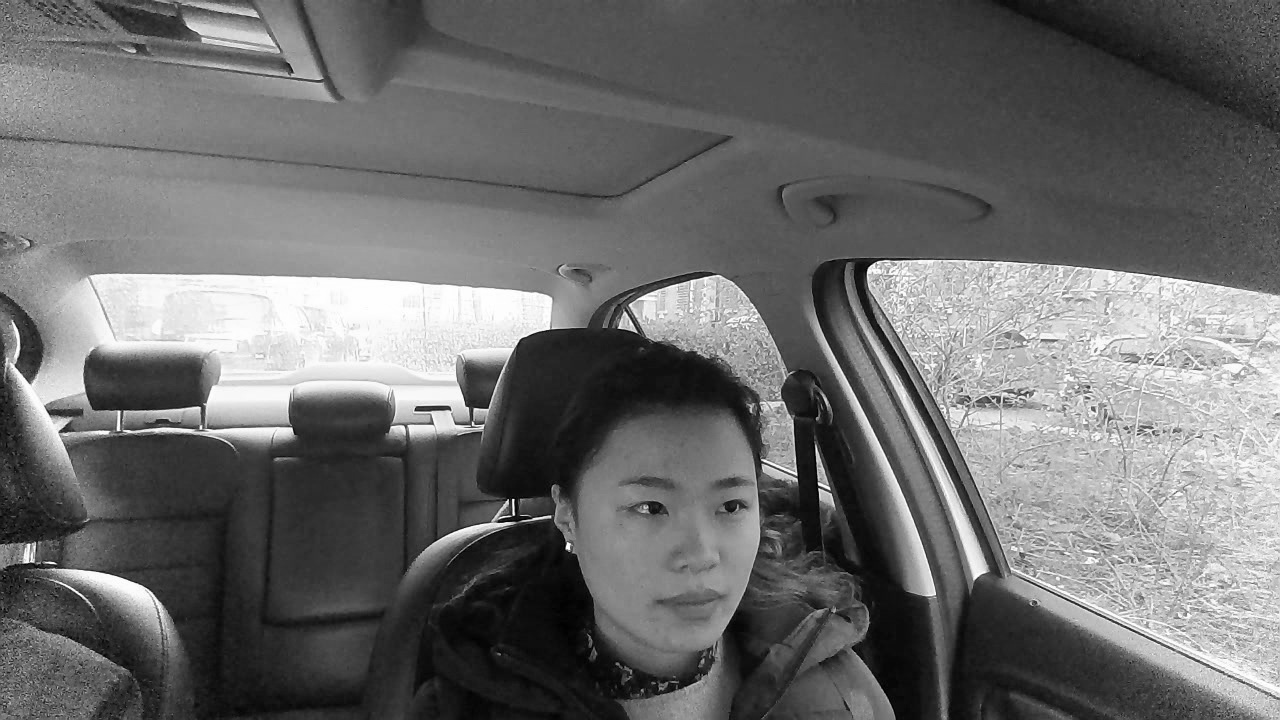
//> input picture res/src_grey.jpg, 1280 x 720 px
$ ./img_warp_affine   (built with g++ and OpenCV 4)
//> lines starting //> are read from the running program, lines starting //| are printed output that depends on the picture
### src/common/va_allocator.h
#ifndef VISION_VA_ALLOCATOR_H
#define VISION_VA_ALLOCATOR_H

namespace vision {

class VaAllocator {
public:
    static void allocate(void** data, int len);
    static void deallocate(void* ptr);
    static int align_size(int len);
    static int align_size(int len, int size);
};

} // namespace vision

#endif //VISION_VA_ALLOCATOR_H

### src/vision/tensor_converter.h
#ifndef VISION_TENSOR_CONVERTER_H
#define VISION_TENSOR_CONVERTER_H

#include "tensor.h"

namespace vision {

class TensorConverter {
public:
    template <typename T>
    static T convert_to(const Tensor& tensor, bool copy = false);

    template <typename T>
    static Tensor convert_from(const T& mat, bool copy = false);

};

} // namespace vision

#endif //VISION_TENSOR_CONVERTER_H

### src/vision/tensor.h
#ifndef VISION_TENSOR_H
#define VISION_TENSOR_H

#include <cstring>
#include <memory>
#include <string>
#include <vector>

namespace vision {

/// Data type of inference
enum DType {
    FP32 = 0,
    FP16 = 1,
    INT8 = 2,
    FP64 = 3,
    DTYPE_UNKNOWN
};

/// Data layout
enum DLayout {
    NCHW = 0,
    NHWC = 1
};

/// Basic data structure
class Tensor {
public:
    Tensor();
    explicit Tensor(int w, DLayout layout = NCHW, DType dtype = FP32);
    Tensor(int w, int h, DLayout layout = NCHW, DType dtype = FP32);
    Tensor(int w, int h, int c, DLayout layout = NCHW, DType type = FP32);

    explicit Tensor(int w, DType dtype = FP32, DLayout layout = NCHW);
    Tensor(int w, int h, DType dtype = FP32, DLayout layout = NCHW);
    Tensor(int w, int h, int c, DType type = FP32, DLayout layout = NCHW);

    Tensor(int w, void* data, DType dtype = FP32, DLayout layout = NCHW);
    Tensor(int w, int h, void* data, DType dtype = FP32, DLayout layout = NCHW);
    Tensor(int w, int h, int c, void* data, DType type = FP32, DLayout layout = NCHW);

    Tensor(int w, void* data, DLayout layout = NCHW, DType dtype = FP32);
    Tensor(int w, int h, void* data, DLayout layout = NCHW, DType dtype = FP32);
    Tensor(int w, int h, int c, void* data, DLayout layout = NCHW, DType type = FP32);

    Tensor(const Tensor& t);

    ~Tensor();

    Tensor& operator=(const Tensor& t);
    Tensor clone() const;

    Tensor change_layout(DLayout layout);
    Tensor change_dtype(DType dtype);

    void create(int w, DType dtype = FP32, DLayout layout = NCHW);
    void create(int w, int h, DType dtype = FP32, DLayout layout = NCHW);
    void create(int w, int h, int c, DType dtype = FP32, DLayout layout = NCHW);
    void create(int w, DLayout layout = NCHW, DType dtype = FP32);
    void create(int w, int h, DLayout layout = NCHW, DType dtype = FP32);
    void create(int w, int h, int c, DLayout layout = NCHW, DType dtype = FP32);
    void release();

    bool empty() const;
    size_t size() const;
    size_t len() const;
    void set_name(const std::string& name);
    std::string get_name() const;
    int get_ref_count() const;

    int w;
    int h;
    int c;
    int stride;
    int dims;
    void* data;
    DType dtype;
    DLayout layout;

private:
    void add_ref() const;
    std::string _name;
    int* _ref_count;
};

using TensorArray = std::vector<Tensor>;
using TensorPtr = std::shared_ptr<Tensor>;

} // namespace vision

#endif //VISION_TENSOR_H

### src/neon_warpaffine/warp_affine.cpp
//
// Created by b1xian on 2020-11-11.
//
#include <arm_neon.h>
#include <iostream>
#include <math.h>

#define SATURATE_CAST_SHORT(X)                                               \
  (int16_t)::std::min(                                                       \
      ::std::max(static_cast<int>(X + (X >= 0.f ? 0.5f : -0.5f)), SHRT_MIN), \
      SHRT_MAX);

static void warp_affine_naive_hwc(uint8_t* src,
                                  int w_in,
                                  int h_in,
                                  int c,
                                   uint8_t* dst,
                                  int w_out,
                                  int h_out,
                                  float* m) {

    int resize_coef_scale = 2048;

    float fx = 0.f;
    float fy = 0.f;
    int sx = 0;
    int sy = 0;
    int16_t cbufy[2];
    int16_t cbufx[2];

    for (int dy = 0; dy < h_out; dy++) {
        for (int dx = 0; dx < w_out; dx++) {
            fx = static_cast<float>(m[0]*dx + m[1]*dy + m[2]);
            fy = static_cast<float>(m[3]*dx + m[4]*dy + m[5]);

            sy  = floor(fy);
            fy -= sy;
            if (sy < 0 || sy >= (h_in - 1)) {
                continue;
            }
            cbufy[0] = SATURATE_CAST_SHORT((1.f - fy) * resize_coef_scale);
            cbufy[1] = SATURATE_CAST_SHORT(resize_coef_scale - cbufy[0]);

            sx = floor(fx);
            fx -= sx;
            if (sx < 0 || sx >= (w_in - 1)) {
                continue;
            }

            cbufx[0] = SATURATE_CAST_SHORT((1.f - fx) * resize_coef_scale);
            cbufx[1] = SATURATE_CAST_SHORT(resize_coef_scale - cbufx[0]);

            int lt_ofs = (sy * w_in + sx) * c;
            int rt_ofs = (sy * w_in + sx + 1) * c;
            int lb_ofs = ((sy + 1) * w_in + sx) * c;
            int rb_ofs = ((sy + 1) * w_in + sx + 1) * c;
            int dst_ofs = (dy * w_out + dx) * c;

            for (int k = 0; k < c; k++) {
                *(dst + dst_ofs + k) =
                        (*(src + lt_ofs + k) * cbufx[0] * cbufy[0] +
                         *(src + lb_ofs + k) * cbufx[0] * cbufy[1] +
                         *(src + rt_ofs + k) * cbufx[1] * cbufy[0] +
                         *(src + rb_ofs + k) * cbufx[1] * cbufy[1]) >> 22;
            }
        }
    }
}

### src/img_warp_affine.cpp
//
// Created by b1xian on 2020-10-29.
//

#include <arm_neon.h>
#include <iostream>
#include <stdlib.h>
#include <cmath>

#include <opencv2/opencv.hpp>

#include "vision/tensor.h"
#include "vision/tensor_converter.h"

#include "neon_normalize/layout_change.cpp"
#include "neon_normalize/dtype_change.cpp"
#include "neon_normalize/mean_std_dev.cpp"
#include "neon_warpaffine/warp_affine.cpp"


using namespace std;
using namespace cv;
using namespace vision;

int main () {
    cv::Mat mat_src = imread("res/src_grey.jpg");
//> mat_src is the input picture: 720 rows x 1280 cols, CV_8UC3; min 0, max 255, mean 107.8
    int h = mat_src.rows;
//> h = 720
    int w = mat_src.cols;
//> w = 1280
    int c = mat_src.channels();
//> c = 3

    float* m = (float*)malloc(6*sizeof(float));
    m[0] = 0.849158;
    m[1] = 0.012257;
    m[2] = -474.827;
    m[3] = -0.01225;
    m[4] = 0.849158;
    m[5] = -379.18;
    cv::Mat mat_M(2, 3, CV_32FC1, m);

    int flags = INTER_LINEAR;
    int borderMode = BORDER_CONSTANT;
    cv::Scalar sca_border(0, 0, 0, 0);

    int out_h = 240;
    int out_w = 240;
    cv::Mat mat_dst;
    clock_t start_time = clock();
    cv::warpAffine(mat_src, mat_dst, mat_M, cv::Size(out_w, out_h), flags, borderMode, sca_border);
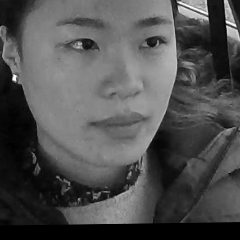
//> mat_dst: 240 rows x 240 cols, CV_8UC3; min 0, max 252, mean 79.6
    std::cout << "opencv warp_affine cost: " << (double)(clock() - start_time) / CLOCKS_PER_SEC << "s"  << std::endl;
    cv::imwrite("output/warp_affine_opencv.jpg", mat_dst);


    cv::Mat warp_mat_naive = cv::Mat(cv::Size(out_w, out_h), mat_src.type(), cv::Scalar::all(0));
    start_time = clock();
    double D = m[0]*m[4] - m[1]*m[3];
    D = D != 0 ? 1./D : 0;
    double A11 = m[4]*D, A22 = m[0]*D;
    m[0] = A11; m[1] *= -D;
    m[3] *= -D; m[4] = A22;
    double b1 = -m[0]*m[2] - m[1]*m[5];
    double b2 = -m[3]*m[2] - m[4]*m[5];
    m[2] = b1; m[5] = b2;

    uint8_t* src = (uint8_t*)mat_src.data;
    uint8_t* dst = (uint8_t*)warp_mat_naive.data;
    warp_affine_naive_hwc(src, w, h, c, dst, out_w, out_h, m);
//> the loop in warp_affine_naive_hwc, `for (int dy = 0; dy < h_out; dy++)` made 240 passes
//> (fx, fy, sy, sx) on passes 1 to 3: (0.0101, 0.568, 458, 834), (0.993, 0.745, 459, 833), (0.976, 0.923, 460, 833)
//> after the loop in warp_affine_naive_hwc, `for (int dy = 0; dy < h_out; dy++)`: fx = 829.9; fy = 0.965; sy = 739; cbufy = [17, 2031]; sx = 600; cbufx = [795, 1253]
    std::cout << "naive warp_affine cost: " << (double)(clock() - start_time) / CLOCKS_PER_SEC << "s"  << std::endl;
    cv::imwrite("output/warp_affine_naive.jpg", warp_mat_naive);
}
